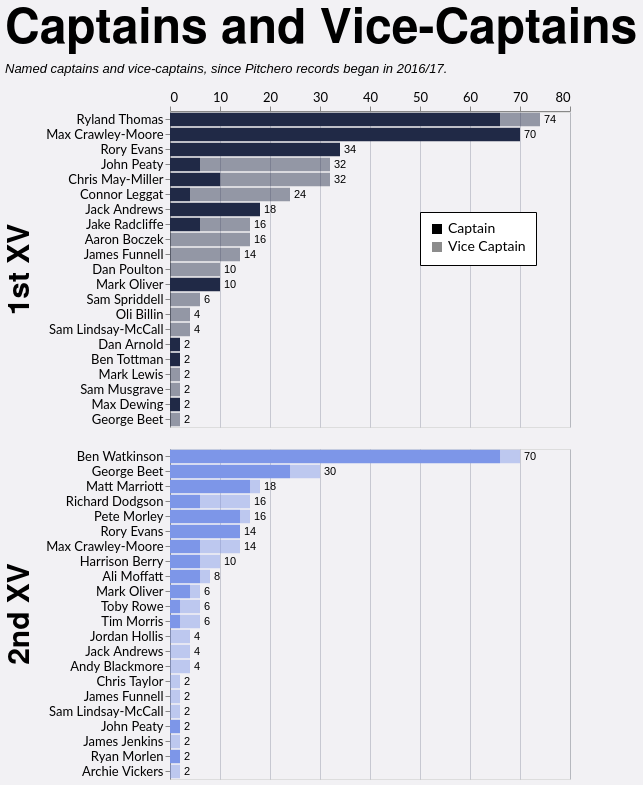

Describe this chart as a Vega-Lite specification.
### Vega-Lite specification from a JSON file in a GitHub repository (floating-point values rounded to 4 significant figures; data arrays with more than 128 entries replaced by an {"elided": "..."} marker saying what was removed)
{"config": {"axis": {"labelFont": "Lato, sans-serif", "titleFont": "PT Sans Narrow, Helvetica Neue, Helvetica, Arial, sans-serif", "labelFontSize": 13, "titleFontSize": 24, "gridColor": "#202947", "gridOpacity": 0.2}, "header": {"labelFont": "PT Sans Narrow, Helvetica Neue, Helvetica, Arial, sans-serif", "titleFont": "PT Sans Narrow, Helvetica Neue, Helvetica, Arial, sans-serif", "labelFontSize": 24, "titleFontSize": 28, "labelFontWeight": "bold", "orient": "left"}, "legend": {"labelFont": "Lato, sans-serif", "titleFont": "PT Sans Narrow, Helvetica Neue, Helvetica, Arial, sans-serif", "labelFontSize": 14, "titleFontSize": 16, "titlePadding": 5, "fillColor": "white", "strokeColor": "black", "padding": 10, "titleFontWeight": "lighter", "titleFontStyle": "italic", "titleColor": "gray", "offset": 10}, "title": {"font": "PT Sans Narrow, Helvetica Neue, Helvetica, Arial, sans-serif", "fontSize": 48, "fontWeight": "bold", "anchor": "start", "align": "center", "titlePadding": 20, "subtitlePadding": 10, "subtitleFontSize": 13, "subtitleColor": "", "subtitleFontStyle": "italic", "offset": 15, "color": "black"}, "axisX": {"labelAngle": 0}, "facet": {"title": null, "header": null, "align": {"row": "each", "column": "each"}}, "resolve": {"scale": {"y": "independent", "facet": "independent"}}, "background": "#f2f1f4"}, "data": {"name": "data-08af4728c47a0942959ee498b398cdda"}, "facet": {"row": {"field": "squad", "header": {"labelExpr": "datum.value + ' XV'", "labelFontSize": 30, "title": null}, "sort": ["1st", "2nd"], "title": null, "type": "nominal"}}, "spec": {"layer": [{"mark": {"type": "bar"}, "encoding": {"color": {"field": "squad", "legend": null, "scale": {"domain": ["1st", "2nd"], "range": ["#202946", "#7d96e8"]}, "sort": ["1st", "2nd"], "type": "nominal"}, "opacity": {"field": "role", "legend": {"legendX": 250, "legendY": 100, "orient": "none", "title": null}, "scale": {"domain": ["Captain", "Vice Captain"], "range": [1.0, 0.45]}, "sort": ["Captain", "Vice Captain"], "type": "nominal"}, "order": {"field": "stack_order", "sort": "ascending", "type": "quantitative"}, "tooltip": [{"field": "player", "title": "Player", "type": "nominal"}, {"field": "squad", "title": "Squad", "type": "nominal"}, {"field": "role", "title": "Role", "type": "nominal"}, {"field": "games_agg", "title": "Games", "type": "quantitative"}], "x": {"axis": {"orient": "top", "title": null}, "field": "x0", "type": "quantitative"}, "x2": {"field": "x2"}, "y": {"field": "player", "sort": {"field": "sort_total", "order": "descending"}, "title": null, "type": "nominal"}}, "transform": [{"aggregate": [{"op": "sum", "field": "games", "as": "games_agg"}, {"op": "max", "field": "sort_total", "as": "sort_total"}], "groupby": ["player", "squad", "role", "stack_order"]}, {"window": [{"op": "sum", "field": "games_agg", "as": "x2"}], "frame": [null, 0], "groupby": ["player", "squad"], "sort": [{"field": "stack_order", "order": "ascending"}]}, {"calculate": "datum.x2 - datum.games_agg", "as": "x0"}]}, {"mark": {"type": "text", "align": "left", "baseline": "middle", "color": "black", "dx": 4, "fontSize": 11}, "encoding": {"text": {"field": "total_games", "format": ".0f", "type": "quantitative"}, "x": {"axis": {"orient": "top", "title": null}, "field": "total_games", "type": "quantitative"}, "y": {"field": "player", "sort": {"field": "sort_total", "order": "descending"}, "title": null, "type": "nominal"}}, "transform": [{"aggregate": [{"op": "sum", "field": "games", "as": "total_games"}, {"op": "max", "field": "sort_total", "as": "sort_total"}], "groupby": ["player", "squad"]}]}], "height": {"step": 15}, "width": 400}, "resolve": {"scale": {"y": "independent"}}, "title": {"text": "Captains and Vice-Captains", "subtitle": "Named captains and vice-captains, since Pitchero records began in 2016/17."}, "$schema": "https://vega.github.io/schema/vega-lite/v5.20.1.json", "datasets": {"data-08af4728c47a0942959ee498b398cdda": {"elided": "199 records"}}}
